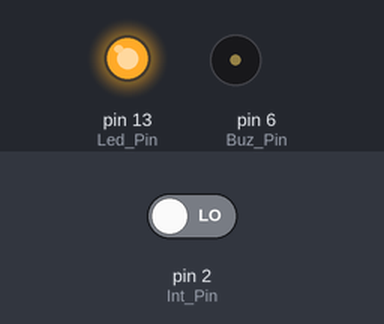
Simulated run of this sketch. Board: Arduino Uno, built with avr-gcc and run on an emulated ATmega328P. On the bench: output pins drawn as LEDs (lit = HIGH), buzzer (waves = sounding). Dashed ring = blinking. The inputs (shaded band) are chosen by the test bench; at power-on: pin 2 (Int_Pin) LOW.

Above: at 3.2 s.
3.3 s: pin 2 (Int_Pin) driven HIGH
At 3.9 s:
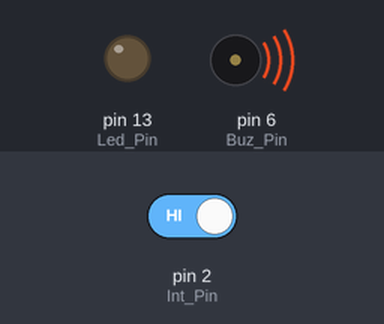
7.8 s: pin 2 (Int_Pin) driven LOW
At 10.6 s:
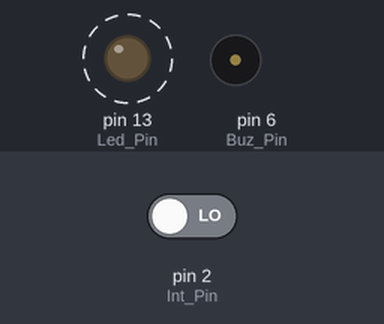
Timing chart, 0 to 17.3 s (numbered marks = the images above; inputs shaded):
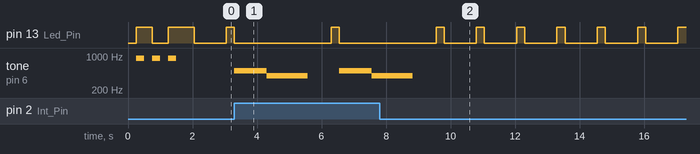

The sketch:

05-04-22.002C.ino
```cpp
// Timbre
int Led_Pin = 13;
int Buz_Pin = 6;
int Int_Pin = 2;
int inputValue = 0;

void setup()
{
  pinMode(Led_Pin, OUTPUT);
  pinMode(Buz_Pin, OUTPUT);
  pinMode(Int_Pin, INPUT);
  delay(250);
  digitalWrite(Led_Pin, 1);
  tone(Buz_Pin, 900, 250);
  delay(500);
  digitalWrite(Led_Pin, 0);
  tone(Buz_Pin, 900, 250);
  delay(500);
  digitalWrite(Led_Pin, 1);
  tone(Buz_Pin, 900, 250);
  delay(800);
  digitalWrite(Led_Pin, 0);
}

void loop()
{
  // Lectura Digital
  inputValue = digitalRead(Int_Pin);
  if (inputValue == HIGH)
  {
    tone(Buz_Pin, 493, 1014);
    delay(1000);
    tone(Buz_Pin, 392, 1275);
    delay(1000);
  }
  else
  {
    noTone(Buz_Pin);
  }
  delay(1000);
  digitalWrite(Led_Pin, 1);
  delay(250);
  digitalWrite(Led_Pin, 0);
}
```

Measured:
- after the input at 3.3 s, tone on pin 6 (Buz_Pin): plays 493 Hz for 1.0 s, 392 Hz for 1.3 s, 493 Hz for 1.0 s, 392 Hz for 0.25 s, starting at once
- after the input at 7.8 s, pin 13 (Led_Pin): alternates HIGH for 0.25 s and LOW for 1.0 s, starting after 3.0 s; tone on pin 6 (Buz_Pin): goes on until 8.8 s, then stays silent
